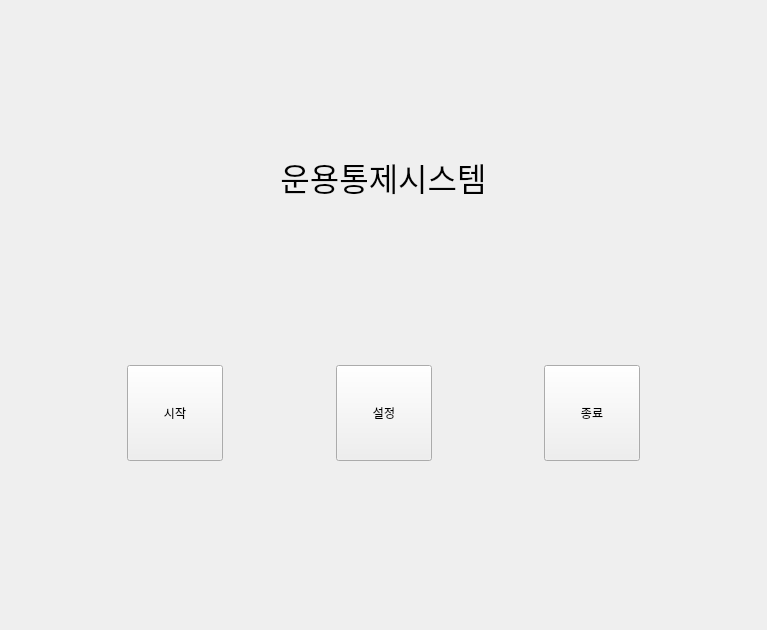
<?xml version="1.0" encoding="UTF-8"?>
<ui version="4.0">
 <class>StartUpForm</class>
 <widget class="QWidget" name="StartUpForm">
  <property name="geometry">
   <rect>
    <x>0</x>
    <y>0</y>
    <width>767</width>
    <height>630</height>
   </rect>
  </property>
  <property name="windowTitle">
   <string>Form</string>
  </property>
  <layout class="QVBoxLayout" name="verticalLayout">
   <item>
    <spacer name="verticalSpacer_3">
     <property name="orientation">
      <enum>Qt::Orientation::Vertical</enum>
     </property>
     <property name="sizeHint" stdset="0">
      <size>
       <width>20</width>
       <height>40</height>
      </size>
     </property>
    </spacer>
   </item>
   <item>
    <widget class="QLabel" name="label">
     <property name="minimumSize">
      <size>
       <width>0</width>
       <height>15</height>
      </size>
     </property>
     <property name="font">
      <font>
       <family>DungGeunMo</family>
       <pointsize>24</pointsize>
      </font>
     </property>
     <property name="text">
      <string>운용통제시스템</string>
     </property>
     <property name="alignment">
      <set>Qt::AlignmentFlag::AlignCenter</set>
     </property>
    </widget>
   </item>
   <item>
    <spacer name="verticalSpacer_2">
     <property name="orientation">
      <enum>Qt::Orientation::Vertical</enum>
     </property>
     <property name="sizeHint" stdset="0">
      <size>
       <width>20</width>
       <height>40</height>
      </size>
     </property>
    </spacer>
   </item>
   <item>
    <widget class="QWidget" name="widgetBtnBar" native="true">
     <property name="minimumSize">
      <size>
       <width>0</width>
       <height>128</height>
      </size>
     </property>
     <layout class="QHBoxLayout" name="horizontalLayout">
      <item>
       <spacer name="horizontalSpacer">
        <property name="orientation">
         <enum>Qt::Orientation::Horizontal</enum>
        </property>
        <property name="sizeHint" stdset="0">
         <size>
          <width>40</width>
          <height>20</height>
         </size>
        </property>
       </spacer>
      </item>
      <item>
       <widget class="QPushButton" name="btnStart">
        <property name="minimumSize">
         <size>
          <width>96</width>
          <height>96</height>
         </size>
        </property>
        <property name="font">
         <font>
          <family>D2Coding</family>
         </font>
        </property>
        <property name="text">
         <string>시작</string>
        </property>
       </widget>
      </item>
      <item>
       <spacer name="horizontalSpacer_2">
        <property name="orientation">
         <enum>Qt::Orientation::Horizontal</enum>
        </property>
        <property name="sizeHint" stdset="0">
         <size>
          <width>40</width>
          <height>20</height>
         </size>
        </property>
       </spacer>
      </item>
      <item>
       <widget class="QPushButton" name="btnSetup">
        <property name="minimumSize">
         <size>
          <width>96</width>
          <height>96</height>
         </size>
        </property>
        <property name="font">
         <font>
          <family>D2Coding</family>
         </font>
        </property>
        <property name="text">
         <string>설정</string>
        </property>
       </widget>
      </item>
      <item>
       <spacer name="horizontalSpacer_3">
        <property name="orientation">
         <enum>Qt::Orientation::Horizontal</enum>
        </property>
        <property name="sizeHint" stdset="0">
         <size>
          <width>40</width>
          <height>20</height>
         </size>
        </property>
       </spacer>
      </item>
      <item>
       <widget class="QPushButton" name="btnExit">
        <property name="minimumSize">
         <size>
          <width>96</width>
          <height>96</height>
         </size>
        </property>
        <property name="font">
         <font>
          <family>D2Coding</family>
         </font>
        </property>
        <property name="text">
         <string>종료</string>
        </property>
       </widget>
      </item>
      <item>
       <spacer name="horizontalSpacer_4">
        <property name="orientation">
         <enum>Qt::Orientation::Horizontal</enum>
        </property>
        <property name="sizeHint" stdset="0">
         <size>
          <width>40</width>
          <height>20</height>
         </size>
        </property>
       </spacer>
      </item>
     </layout>
    </widget>
   </item>
   <item>
    <spacer name="verticalSpacer">
     <property name="orientation">
      <enum>Qt::Orientation::Vertical</enum>
     </property>
     <property name="sizeHint" stdset="0">
      <size>
       <width>20</width>
       <height>40</height>
      </size>
     </property>
    </spacer>
   </item>
  </layout>
 </widget>
 <resources>
  <include location="../assets/icons.qrc"/>
 </resources>
 <connections/>
</ui>
